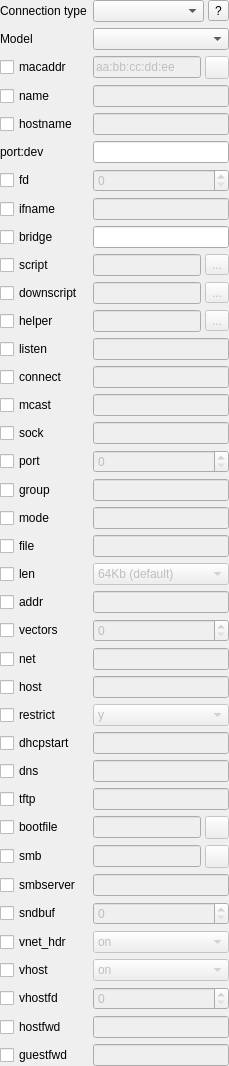
        <widget class="QWidget" name="General_Widget" native="true">
         <property name="enabled">
          <bool>true</bool>
         </property>
         <layout class="QGridLayout" name="gridLayout">
          <property name="leftMargin">
           <number>0</number>
          </property>
          <property name="topMargin">
           <number>0</number>
          </property>
          <property name="rightMargin">
           <number>0</number>
          </property>
          <property name="bottomMargin">
           <number>0</number>
          </property>
          <item row="0" column="0">
           <widget class="QLabel" name="Label_Network_Type">
            <property name="sizePolicy">
             <sizepolicy hsizetype="Maximum" vsizetype="Fixed">
              <horstretch>0</horstretch>
              <verstretch>0</verstretch>
             </sizepolicy>
            </property>
            <property name="text">
             <string>Connection type</string>
            </property>
           </widget>
          </item>
          <item row="0" column="1">
           <layout class="QHBoxLayout" name="horizontalLayout_3">
            <property name="spacing">
             <number>4</number>
            </property>
            <property name="sizeConstraint">
             <enum>QLayout::SetMinimumSize</enum>
            </property>
            <item>
             <widget class="QComboBox" name="CB_Network_Type">
              <property name="sizePolicy">
               <sizepolicy hsizetype="Minimum" vsizetype="Fixed">
                <horstretch>0</horstretch>
                <verstretch>0</verstretch>
               </sizepolicy>
              </property>
              <property name="currentIndex">
               <number>-1</number>
              </property>
             </widget>
            </item>
            <item>
             <widget class="QToolButton" name="TB_Help">
              <property name="text">
               <string>?</string>
              </property>
              <property name="icon">
               <iconset resource="../resources/icons.qrc">
                <normaloff>:/help.png</normaloff>:/help.png</iconset>
              </property>
             </widget>
            </item>
           </layout>
          </item>
          <item row="1" column="0">
           <widget class="QLabel" name="Label_model">
            <property name="sizePolicy">
             <sizepolicy hsizetype="Maximum" vsizetype="Fixed">
              <horstretch>0</horstretch>
              <verstretch>0</verstretch>
             </sizepolicy>
            </property>
            <property name="text">
             <string>Model</string>
            </property>
           </widget>
          </item>
          <item row="1" column="1">
           <widget class="QComboBox" name="CB_model">
            <property name="enabled">
             <bool>true</bool>
            </property>
            <property name="sizePolicy">
             <sizepolicy hsizetype="Minimum" vsizetype="Fixed">
              <horstretch>0</horstretch>
              <verstretch>0</verstretch>
             </sizepolicy>
            </property>
           </widget>
          </item>
          <item row="2" column="0">
           <widget class="QCheckBox" name="CH_macaddr">
            <property name="sizePolicy">
             <sizepolicy hsizetype="Maximum" vsizetype="Fixed">
              <horstretch>0</horstretch>
              <verstretch>0</verstretch>
             </sizepolicy>
            </property>
            <property name="text">
             <string>macaddr</string>
            </property>
           </widget>
          </item>
          <item row="2" column="1">
           <layout class="QHBoxLayout" name="horizontalLayout_4">
            <property name="spacing">
             <number>4</number>
            </property>
            <property name="sizeConstraint">
             <enum>QLayout::SetMinimumSize</enum>
            </property>
            <item>
             <widget class="QLineEdit" name="Edit_macaddr">
              <property name="enabled">
               <bool>false</bool>
              </property>
              <property name="sizePolicy">
               <sizepolicy hsizetype="Minimum" vsizetype="Fixed">
                <horstretch>0</horstretch>
                <verstretch>0</verstretch>
               </sizepolicy>
              </property>
              <property name="text">
               <string>aa:bb:cc:dd:ee</string>
              </property>
             </widget>
            </item>
            <item>
             <widget class="QToolButton" name="TB_Generate_New_MAC">
              <property name="enabled">
               <bool>false</bool>
              </property>
              <property name="toolTip">
               <string>Generate New MAC</string>
              </property>
              <property name="text">
               <string/>
              </property>
              <property name="icon">
               <iconset resource="../resources/icons.qrc">
                <normaloff>:/update.png</normaloff>:/update.png</iconset>
              </property>
             </widget>
            </item>
           </layout>
          </item>
          <item row="4" column="0">
           <widget class="QCheckBox" name="CH_name">
            <property name="sizePolicy">
             <sizepolicy hsizetype="Maximum" vsizetype="Fixed">
              <horstretch>0</horstretch>
              <verstretch>0</verstretch>
             </sizepolicy>
            </property>
            <property name="text">
             <string>name</string>
            </property>
           </widget>
          </item>
          <item row="4" column="1">
           <widget class="QLineEdit" name="Edit_name">
            <property name="enabled">
             <bool>false</bool>
            </property>
            <property name="sizePolicy">
             <sizepolicy hsizetype="Minimum" vsizetype="Fixed">
              <horstretch>0</horstretch>
              <verstretch>0</verstretch>
             </sizepolicy>
            </property>
           </widget>
          </item>
          <item row="5" column="0">
           <widget class="QCheckBox" name="CH_hostname">
            <property name="sizePolicy">
             <sizepolicy hsizetype="Maximum" vsizetype="Fixed">
              <horstretch>0</horstretch>
              <verstretch>0</verstretch>
             </sizepolicy>
            </property>
            <property name="text">
             <string>hostname</string>
            </property>
           </widget>
          </item>
          <item row="6" column="1">
           <widget class="QLineEdit" name="Edit_port_dev">
            <property name="sizePolicy">
             <sizepolicy hsizetype="Minimum" vsizetype="Fixed">
              <horstretch>0</horstretch>
              <verstretch>0</verstretch>
             </sizepolicy>
            </property>
           </widget>
          </item>
          <item row="5" column="1">
           <widget class="QLineEdit" name="Edit_hostname">
            <property name="enabled">
             <bool>false</bool>
            </property>
            <property name="sizePolicy">
             <sizepolicy hsizetype="Minimum" vsizetype="Fixed">
              <horstretch>0</horstretch>
              <verstretch>0</verstretch>
             </sizepolicy>
            </property>
           </widget>
          </item>
          <item row="6" column="0">
           <widget class="QLabel" name="Label_port_dev">
            <property name="sizePolicy">
             <sizepolicy hsizetype="Maximum" vsizetype="Fixed">
              <horstretch>0</horstretch>
              <verstretch>0</verstretch>
             </sizepolicy>
            </property>
            <property name="text">
             <string>port:dev</string>
            </property>
           </widget>
          </item>
          <item row="7" column="0">
           <widget class="QCheckBox" name="CH_fd">
            <property name="sizePolicy">
             <sizepolicy hsizetype="Maximum" vsizetype="Fixed">
              <horstretch>0</horstretch>
              <verstretch>0</verstretch>
             </sizepolicy>
            </property>
            <property name="text">
             <string>fd</string>
            </property>
           </widget>
          </item>
          <item row="7" column="1">
           <widget class="QSpinBox" name="SB_fd">
            <property name="enabled">
             <bool>false</bool>
            </property>
            <property name="sizePolicy">
             <sizepolicy hsizetype="Minimum" vsizetype="Fixed">
              <horstretch>0</horstretch>
              <verstretch>0</verstretch>
             </sizepolicy>
            </property>
           </widget>
          </item>
          <item row="8" column="0">
           <widget class="QCheckBox" name="CH_ifname">
            <property name="sizePolicy">
             <sizepolicy hsizetype="Maximum" vsizetype="Fixed">
              <horstretch>0</horstretch>
              <verstretch>0</verstretch>
             </sizepolicy>
            </property>
            <property name="text">
             <string>ifname</string>
            </property>
           </widget>
          </item>
          <item row="25" column="1">
           <widget class="QLineEdit" name="Edit_host">
            <property name="enabled">
             <bool>false</bool>
            </property>
           </widget>
          </item>
          <item row="8" column="1">
           <widget class="QLineEdit" name="Edit_ifname">
            <property name="enabled">
             <bool>false</bool>
            </property>
            <property name="sizePolicy">
             <sizepolicy hsizetype="Minimum" vsizetype="Fixed">
              <horstretch>0</horstretch>
              <verstretch>0</verstretch>
             </sizepolicy>
            </property>
           </widget>
          </item>
          <item row="10" column="0">
           <widget class="QCheckBox" name="CH_script">
            <property name="sizePolicy">
             <sizepolicy hsizetype="Maximum" vsizetype="Fixed">
              <horstretch>0</horstretch>
              <verstretch>0</verstretch>
             </sizepolicy>
            </property>
            <property name="text">
             <string>script</string>
            </property>
           </widget>
          </item>
          <item row="10" column="1">
           <layout class="QHBoxLayout" name="horizontalLayout">
            <property name="spacing">
             <number>4</number>
            </property>
            <property name="sizeConstraint">
             <enum>QLayout::SetMinimumSize</enum>
            </property>
            <item>
             <widget class="QLineEdit" name="Edit_script">
              <property name="enabled">
               <bool>false</bool>
              </property>
              <property name="sizePolicy">
               <sizepolicy hsizetype="Minimum" vsizetype="Fixed">
                <horstretch>0</horstretch>
                <verstretch>0</verstretch>
               </sizepolicy>
              </property>
             </widget>
            </item>
            <item>
             <widget class="QToolButton" name="TB_Browse_script">
              <property name="enabled">
               <bool>false</bool>
              </property>
              <property name="text">
               <string>...</string>
              </property>
              <property name="icon">
               <iconset resource="../resources/icons.qrc">
                <normaloff>:/open-file.png</normaloff>:/open-file.png</iconset>
              </property>
             </widget>
            </item>
           </layout>
          </item>
          <item row="11" column="0">
           <widget class="QCheckBox" name="CH_downscript">
            <property name="sizePolicy">
             <sizepolicy hsizetype="Maximum" vsizetype="Fixed">
              <horstretch>0</horstretch>
              <verstretch>0</verstretch>
             </sizepolicy>
            </property>
            <property name="text">
             <string>downscript</string>
            </property>
           </widget>
          </item>
          <item row="11" column="1">
           <layout class="QHBoxLayout" name="horizontalLayout_2">
            <property name="spacing">
             <number>4</number>
            </property>
            <property name="sizeConstraint">
             <enum>QLayout::SetMinimumSize</enum>
            </property>
            <item>
             <widget class="QLineEdit" name="Edit_downscript">
              <property name="enabled">
               <bool>false</bool>
              </property>
              <property name="sizePolicy">
               <sizepolicy hsizetype="Minimum" vsizetype="Fixed">
                <horstretch>0</horstretch>
                <verstretch>0</verstretch>
               </sizepolicy>
              </property>
             </widget>
            </item>
            <item>
             <widget class="QToolButton" name="TB_Browse_downscript">
              <property name="enabled">
               <bool>false</bool>
              </property>
              <property name="text">
               <string>...</string>
              </property>
              <property name="icon">
               <iconset resource="../resources/icons.qrc">
                <normaloff>:/open-file.png</normaloff>:/open-file.png</iconset>
              </property>
             </widget>
            </item>
           </layout>
          </item>
          <item row="13" column="0">
           <widget class="QCheckBox" name="CH_listen">
            <property name="sizePolicy">
             <sizepolicy hsizetype="Maximum" vsizetype="Fixed">
              <horstretch>0</horstretch>
              <verstretch>0</verstretch>
             </sizepolicy>
            </property>
            <property name="text">
             <string>listen</string>
            </property>
           </widget>
          </item>
          <item row="13" column="1">
           <widget class="QLineEdit" name="Edit_listen">
            <property name="enabled">
             <bool>false</bool>
            </property>
            <property name="sizePolicy">
             <sizepolicy hsizetype="Minimum" vsizetype="Fixed">
              <horstretch>0</horstretch>
              <verstretch>0</verstretch>
             </sizepolicy>
            </property>
           </widget>
          </item>
          <item row="14" column="0">
           <widget class="QCheckBox" name="CH_connect">
            <property name="sizePolicy">
             <sizepolicy hsizetype="Maximum" vsizetype="Fixed">
              <horstretch>0</horstretch>
              <verstretch>0</verstretch>
             </sizepolicy>
            </property>
            <property name="text">
             <string>connect</string>
            </property>
           </widget>
          </item>
          <item row="14" column="1">
           <widget class="QLineEdit" name="Edit_connect">
            <property name="enabled">
             <bool>false</bool>
            </property>
            <property name="sizePolicy">
             <sizepolicy hsizetype="Minimum" vsizetype="Fixed">
              <horstretch>0</horstretch>
              <verstretch>0</verstretch>
             </sizepolicy>
            </property>
           </widget>
          </item>
          <item row="15" column="0">
           <widget class="QCheckBox" name="CH_mcast">
            <property name="sizePolicy">
             <sizepolicy hsizetype="Maximum" vsizetype="Fixed">
              <horstretch>0</horstretch>
              <verstretch>0</verstretch>
             </sizepolicy>
            </property>
            <property name="text">
             <string>mcast</string>
            </property>
           </widget>
          </item>
          <item row="15" column="1">
           <widget class="QLineEdit" name="Edit_mcast">
            <property name="enabled">
             <bool>false</bool>
            </property>
            <property name="sizePolicy">
             <sizepolicy hsizetype="Minimum" vsizetype="Fixed">
              <horstretch>0</horstretch>
              <verstretch>0</verstretch>
             </sizepolicy>
            </property>
           </widget>
          </item>
          <item row="16" column="0">
           <widget class="QCheckBox" name="CH_sock">
            <property name="sizePolicy">
             <sizepolicy hsizetype="Maximum" vsizetype="Fixed">
              <horstretch>0</horstretch>
              <verstretch>0</verstretch>
             </sizepolicy>
            </property>
            <property name="text">
             <string>sock</string>
            </property>
           </widget>
          </item>
          <item row="16" column="1">
           <widget class="QLineEdit" name="Edit_sock">
            <property name="enabled">
             <bool>false</bool>
            </property>
            <property name="sizePolicy">
             <sizepolicy hsizetype="Minimum" vsizetype="Fixed">
              <horstretch>0</horstretch>
              <verstretch>0</verstretch>
             </sizepolicy>
            </property>
           </widget>
          </item>
          <item row="17" column="0">
           <widget class="QCheckBox" name="CH_port">
            <property name="sizePolicy">
             <sizepolicy hsizetype="Maximum" vsizetype="Fixed">
              <horstretch>0</horstretch>
              <verstretch>0</verstretch>
             </sizepolicy>
            </property>
            <property name="text">
             <string>port</string>
            </property>
           </widget>
          </item>
          <item row="17" column="1">
           <widget class="QSpinBox" name="SB_port">
            <property name="enabled">
             <bool>false</bool>
            </property>
            <property name="sizePolicy">
             <sizepolicy hsizetype="Minimum" vsizetype="Fixed">
              <horstretch>0</horstretch>
              <verstretch>0</verstretch>
             </sizepolicy>
            </property>
            <property name="maximum">
             <number>65000</number>
            </property>
           </widget>
          </item>
          <item row="18" column="0">
           <widget class="QCheckBox" name="CH_group">
            <property name="sizePolicy">
             <sizepolicy hsizetype="Maximum" vsizetype="Fixed">
              <horstretch>0</horstretch>
              <verstretch>0</verstretch>
             </sizepolicy>
            </property>
            <property name="text">
             <string>group</string>
            </property>
           </widget>
          </item>
          <item row="18" column="1">
           <widget class="QLineEdit" name="Edit_group">
            <property name="enabled">
             <bool>false</bool>
            </property>
            <property name="sizePolicy">
             <sizepolicy hsizetype="Minimum" vsizetype="Fixed">
              <horstretch>0</horstretch>
              <verstretch>0</verstretch>
             </sizepolicy>
            </property>
           </widget>
          </item>
          <item row="19" column="0">
           <widget class="QCheckBox" name="CH_mode">
            <property name="sizePolicy">
             <sizepolicy hsizetype="Maximum" vsizetype="Fixed">
              <horstretch>0</horstretch>
              <verstretch>0</verstretch>
             </sizepolicy>
            </property>
            <property name="text">
             <string>mode</string>
            </property>
           </widget>
          </item>
          <item row="19" column="1">
           <widget class="QLineEdit" name="Edit_mode">
            <property name="enabled">
             <bool>false</bool>
            </property>
            <property name="sizePolicy">
             <sizepolicy hsizetype="Minimum" vsizetype="Fixed">
              <horstretch>0</horstretch>
              <verstretch>0</verstretch>
             </sizepolicy>
            </property>
           </widget>
          </item>
          <item row="20" column="0">
           <widget class="QCheckBox" name="CH_file">
            <property name="sizePolicy">
             <sizepolicy hsizetype="Maximum" vsizetype="Fixed">
              <horstretch>0</horstretch>
              <verstretch>0</verstretch>
             </sizepolicy>
            </property>
            <property name="text">
             <string>file</string>
            </property>
           </widget>
          </item>
          <item row="20" column="1">
           <widget class="QLineEdit" name="Edit_file">
            <property name="enabled">
             <bool>false</bool>
            </property>
            <property name="sizePolicy">
             <sizepolicy hsizetype="Minimum" vsizetype="Fixed">
              <horstretch>0</horstretch>
              <verstretch>0</verstretch>
             </sizepolicy>
            </property>
           </widget>
          </item>
          <item row="21" column="0">
           <widget class="QCheckBox" name="CH_len">
            <property name="sizePolicy">
             <sizepolicy hsizetype="Maximum" vsizetype="Fixed">
              <horstretch>0</horstretch>
              <verstretch>0</verstretch>
             </sizepolicy>
            </property>
            <property name="text">
             <string>len</string>
            </property>
           </widget>
          </item>
          <item row="22" column="1">
           <widget class="QLineEdit" name="Edit_addr">
            <property name="enabled">
             <bool>false</bool>
            </property>
           </widget>
          </item>
          <item row="21" column="1">
           <widget class="QComboBox" name="CB_len">
            <property name="enabled">
             <bool>false</bool>
            </property>
            <property name="sizePolicy">
             <sizepolicy hsizetype="Minimum" vsizetype="Fixed">
              <horstretch>0</horstretch>
              <verstretch>0</verstretch>
             </sizepolicy>
            </property>
            <item>
             <property name="text">
              <string>64Kb (default)</string>
             </property>
            </item>
            <item>
             <property name="text">
              <string>128Kb</string>
             </property>
            </item>
            <item>
             <property name="text">
              <string>512Kb</string>
             </property>
            </item>
            <item>
             <property name="text">
              <string>1Mb</string>
             </property>
            </item>
            <item>
             <property name="text">
              <string>5Mb</string>
             </property>
            </item>
            <item>
             <property name="text">
              <string>10Mb</string>
             </property>
            </item>
           </widget>
          </item>
          <item row="22" column="0">
           <widget class="QCheckBox" name="CH_addr">
            <property name="text">
             <string>addr</string>
            </property>
           </widget>
          </item>
          <item row="23" column="0">
           <widget class="QCheckBox" name="CH_vectors">
            <property name="text">
             <string>vectors</string>
            </property>
           </widget>
          </item>
          <item row="23" column="1">
           <widget class="QSpinBox" name="SB_vectors">
            <property name="enabled">
             <bool>false</bool>
            </property>
            <property name="maximum">
             <number>999999999</number>
            </property>
           </widget>
          </item>
          <item row="24" column="0">
           <widget class="QCheckBox" name="CH_net">
            <property name="text">
             <string>net</string>
            </property>
           </widget>
          </item>
          <item row="24" column="1">
           <widget class="QLineEdit" name="Edit_net">
            <property name="enabled">
             <bool>false</bool>
            </property>
           </widget>
          </item>
          <item row="25" column="0">
           <widget class="QCheckBox" name="CH_host">
            <property name="text">
             <string>host</string>
            </property>
           </widget>
          </item>
          <item row="26" column="0">
           <widget class="QCheckBox" name="CH_restrict">
            <property name="text">
             <string>restrict</string>
            </property>
           </widget>
          </item>
          <item row="27" column="1">
           <widget class="QLineEdit" name="Edit_dhcpstart">
            <property name="enabled">
             <bool>false</bool>
            </property>
           </widget>
          </item>
          <item row="26" column="1">
           <widget class="QComboBox" name="CB_restrict">
            <property name="enabled">
             <bool>false</bool>
            </property>
            <item>
             <property name="text">
              <string>y</string>
             </property>
            </item>
            <item>
             <property name="text">
              <string>n</string>
             </property>
            </item>
           </widget>
          </item>
          <item row="27" column="0">
           <widget class="QCheckBox" name="CH_dhcpstart">
            <property name="text">
             <string>dhcpstart</string>
            </property>
           </widget>
          </item>
          <item row="28" column="1">
           <widget class="QLineEdit" name="Edit_dns">
            <property name="enabled">
             <bool>false</bool>
            </property>
           </widget>
          </item>
          <item row="28" column="0">
           <widget class="QCheckBox" name="CH_dns">
            <property name="text">
             <string>dns</string>
            </property>
           </widget>
          </item>
          <item row="29" column="0">
           <widget class="QCheckBox" name="CH_tftp">
            <property name="text">
             <string>tftp</string>
            </property>
           </widget>
          </item>
          <item row="29" column="1">
           <widget class="QLineEdit" name="Edit_tftp">
            <property name="enabled">
             <bool>false</bool>
            </property>
           </widget>
          </item>
          <item row="30" column="0">
           <widget class="QCheckBox" name="CH_bootfile">
            <property name="text">
             <string>bootfile</string>
            </property>
           </widget>
          </item>
          <item row="30" column="1">
           <layout class="QHBoxLayout" name="horizontalLayout_5">
            <property name="spacing">
             <number>4</number>
            </property>
            <item>
             <widget class="QLineEdit" name="Edit_bootfile">
              <property name="enabled">
               <bool>false</bool>
              </property>
             </widget>
            </item>
            <item>
             <widget class="QToolButton" name="TB_Browse_bootfile">
              <property name="enabled">
               <bool>false</bool>
              </property>
              <property name="text">
               <string/>
              </property>
              <property name="icon">
               <iconset resource="../resources/icons.qrc">
                <normaloff>:/open-file.png</normaloff>:/open-file.png</iconset>
              </property>
             </widget>
            </item>
           </layout>
          </item>
          <item row="32" column="1">
           <widget class="QLineEdit" name="Edit_smbserver">
            <property name="enabled">
             <bool>false</bool>
            </property>
           </widget>
          </item>
          <item row="31" column="0">
           <widget class="QCheckBox" name="CH_smb">
            <property name="text">
             <string>smb</string>
            </property>
           </widget>
          </item>
          <item row="31" column="1">
           <layout class="QHBoxLayout" name="horizontalLayout_6">
            <property name="spacing">
             <number>4</number>
            </property>
            <item>
             <widget class="QLineEdit" name="Edit_smb">
              <property name="enabled">
               <bool>false</bool>
              </property>
             </widget>
            </item>
            <item>
             <widget class="QToolButton" name="TB_Browse_smb">
              <property name="enabled">
               <bool>false</bool>
              </property>
              <property name="text">
               <string/>
              </property>
              <property name="icon">
               <iconset resource="../resources/icons.qrc">
                <normaloff>:/open-folder.png</normaloff>:/open-folder.png</iconset>
              </property>
             </widget>
            </item>
           </layout>
          </item>
          <item row="32" column="0">
           <widget class="QCheckBox" name="CH_smbserver">
            <property name="text">
             <string>smbserver</string>
            </property>
           </widget>
          </item>
          <item row="33" column="0">
           <widget class="QCheckBox" name="CH_sndbuf">
            <property name="text">
             <string>sndbuf</string>
            </property>
           </widget>
          </item>
          <item row="9" column="0">
           <widget class="QCheckBox" name="CH_bridge">
            <property name="sizePolicy">
             <sizepolicy hsizetype="Maximum" vsizetype="Fixed">
              <horstretch>0</horstretch>
              <verstretch>0</verstretch>
             </sizepolicy>
            </property>
            <property name="text">
             <string>bridge</string>
            </property>
           </widget>
          </item>
          <item row="33" column="1">
           <widget class="QSpinBox" name="SB_sndbuf">
            <property name="enabled">
             <bool>false</bool>
            </property>
            <property name="maximum">
             <number>999999999</number>
            </property>
           </widget>
          </item>
          <item row="34" column="0">
           <widget class="QCheckBox" name="CH_vnet_hdr">
            <property name="text">
             <string>vnet_hdr</string>
            </property>
           </widget>
          </item>
          <item row="34" column="1">
           <widget class="QComboBox" name="CB_vnet_hdr">
            <property name="enabled">
             <bool>false</bool>
            </property>
            <item>
             <property name="text">
              <string>on</string>
             </property>
            </item>
            <item>
             <property name="text">
              <string>off</string>
             </property>
            </item>
           </widget>
          </item>
          <item row="35" column="0">
           <widget class="QCheckBox" name="CH_vhost">
            <property name="text">
             <string>vhost</string>
            </property>
           </widget>
          </item>
          <item row="36" column="0">
           <widget class="QCheckBox" name="CH_vhostfd">
            <property name="text">
             <string>vhostfd</string>
            </property>
           </widget>
          </item>
          <item row="35" column="1">
           <widget class="QComboBox" name="CB_vhost">
            <property name="enabled">
             <bool>false</bool>
            </property>
            <item>
             <property name="text">
              <string>on</string>
             </property>
            </item>
            <item>
             <property name="text">
              <string>off</string>
             </property>
            </item>
           </widget>
          </item>
          <item row="37" column="0">
           <widget class="QCheckBox" name="CH_hostfwd">
            <property name="text">
             <string>hostfwd</string>
            </property>
           </widget>
          </item>
          <item row="37" column="1">
           <widget class="QLineEdit" name="Edit_hostfwd">
            <property name="enabled">
             <bool>false</bool>
            </property>
           </widget>
          </item>
          <item row="36" column="1">
           <widget class="QSpinBox" name="SB_vhostfd">
            <property name="enabled">
             <bool>false</bool>
            </property>
            <property name="maximum">
             <number>999999999</number>
            </property>
           </widget>
          </item>
          <item row="38" column="0">
           <widget class="QCheckBox" name="CH_guestfwd">
            <property name="text">
             <string>guestfwd</string>
            </property>
           </widget>
          </item>
          <item row="38" column="1">
           <widget class="QLineEdit" name="Edit_guestfwd">
            <property name="enabled">
             <bool>false</bool>
            </property>
           </widget>
          </item>
          <item row="9" column="1">
           <widget class="QLineEdit" name="Edit_bridge">
            <property name="sizePolicy">
             <sizepolicy hsizetype="Minimum" vsizetype="Fixed">
              <horstretch>0</horstretch>
              <verstretch>0</verstretch>
             </sizepolicy>
            </property>
           </widget>
          </item>
          <item row="12" column="0">
           <widget class="QCheckBox" name="CH_helper">
            <property name="sizePolicy">
             <sizepolicy hsizetype="Maximum" vsizetype="Fixed">
              <horstretch>0</horstretch>
              <verstretch>0</verstretch>
             </sizepolicy>
            </property>
            <property name="text">
             <string>helper</string>
            </property>
           </widget>
          </item>
          <item row="12" column="1">
           <layout class="QHBoxLayout" name="horizontalLayout_7">
            <property name="spacing">
             <number>4</number>
            </property>
            <property name="sizeConstraint">
             <enum>QLayout::SetMinimumSize</enum>
            </property>
            <item>
             <widget class="QLineEdit" name="Edit_helper">
              <property name="enabled">
               <bool>false</bool>
              </property>
              <property name="sizePolicy">
               <sizepolicy hsizetype="Minimum" vsizetype="Fixed">
                <horstretch>0</horstretch>
                <verstretch>0</verstretch>
               </sizepolicy>
              </property>
             </widget>
            </item>
            <item>
             <widget class="QToolButton" name="TB_Browse_helper">
              <property name="enabled">
               <bool>false</bool>
              </property>
              <property name="sizePolicy">
               <sizepolicy hsizetype="Fixed" vsizetype="Fixed">
                <horstretch>0</horstretch>
                <verstretch>0</verstretch>
               </sizepolicy>
              </property>
              <property name="text">
               <string>...</string>
              </property>
              <property name="icon">
               <iconset resource="../resources/icons.qrc">
                <normaloff>:/open-file.png</normaloff>:/open-file.png</iconset>
              </property>
             </widget>
            </item>
           </layout>
          </item>
         </layout>
        </widget>
